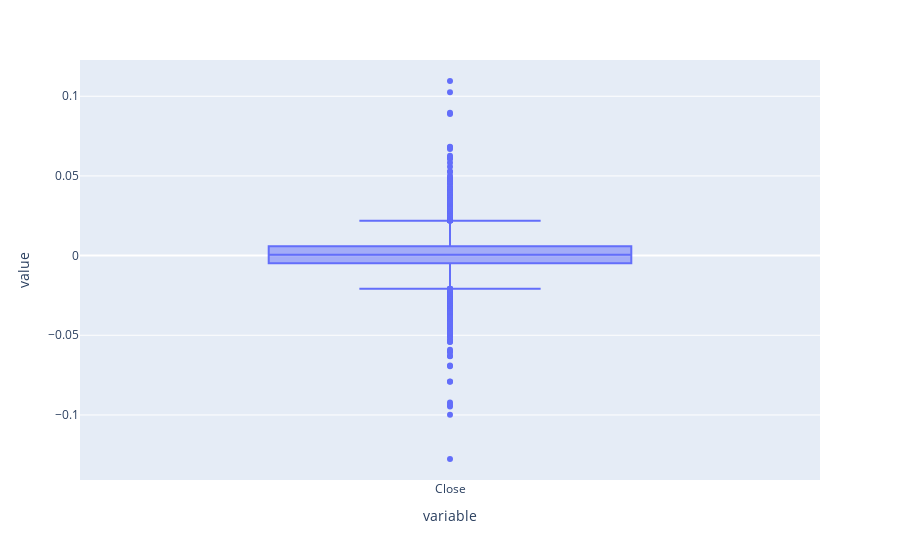

Notebook cell for this chart:
### Markdown cell above
### Boxplots

### Code cell
log_returns.plot(kind='box')

### Figure 1 — Plotly figure (JSON) as saved in the notebook; plotly's stock layout.template omitted (floating-point values rounded to 4 significant figures; data arrays with more than 128 entries replaced by an {"elided": "..."} marker saying what was removed)
{"data": [{"alignmentgroup": "True", "hovertemplate": "variable=%{x}<br>value=%{y}<extra></extra>", "legendgroup": "", "marker": {"color": "#636efa"}, "name": "", "notched": false, "offsetgroup": "", "orientation": "v", "showlegend": false, "type": "box", "x": {"elided": "5677 str values"}, "x0": " ", "xaxis": "x", "y": {"elided": "5677 float values"}, "y0": " ", "yaxis": "y"}], "layout": {"autosize": true, "boxmode": "group", "legend": {"tracegroupgap": 0}, "margin": {"t": 60}, "xaxis": {"anchor": "y", "autorange": true, "domain": [0, 1], "range": [-0.5, 0.5], "title": {"text": "variable"}, "type": "category"}, "yaxis": {"anchor": "x", "autorange": true, "domain": [0, 1], "range": [-0.1408, 0.1228], "title": {"text": "value"}, "type": "linear"}}}
